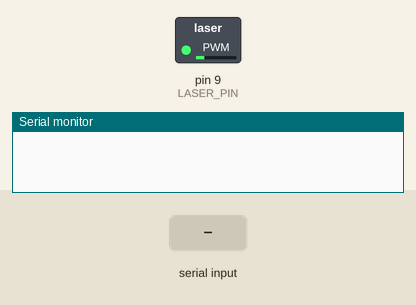
This sketch was run on a simulated Arduino Uno, built with avr-gcc and run on an emulated ATmega328P. Parts: switched loads named in the sketch (green lamp = pin HIGH), the last lines printed to the serial monitor. Inputs (shaded band) come from the test bench.

Above: at 0.3 s.
At 1.2 s:
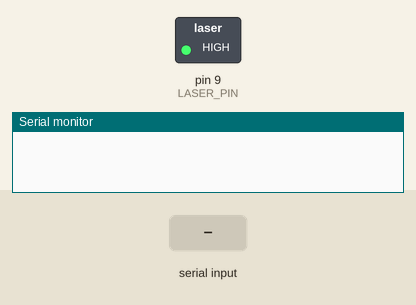
1.3 s: "L:\n" received over Serial
At 4.3 s:
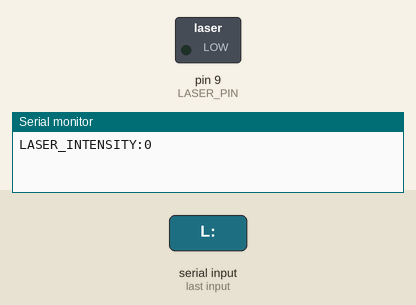
Timing chart, 0 to 10.3 s (numbered marks = the images above; inputs shaded):
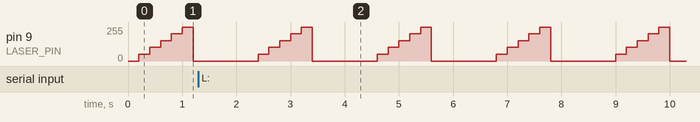

The sketch:

bcn_optical_modulation.ino
```cpp
// GENESIS: OPTICAL MODULATOR
// Purpose: Control Laser Intensity (PWM) for BCN Chip stimulation.
// Connection: Pin 9 -> Laser Module (+), GND -> Laser Module (-)

const int LASER_PIN = 9;

void setup() {
  Serial.begin(115200);
  pinMode(LASER_PIN, OUTPUT);
}

void loop() {
  if (Serial.available()) {
    String cmd = Serial.readStringUntil('\n');

    // Manual Level Control (Example: L:128)
    if (cmd.startsWith("L:")) {
      int level = cmd.substring(2).toInt();
      analogWrite(LASER_PIN, constrain(level, 0, 255));
      Serial.print("LASER_INTENSITY:");
      Serial.println(level);
    }
  }

  // Auto-Pulse Simulation (Data Injection Mode)
  // Low -> Med -> High -> Off
  simulate_photon_injection();
}

void simulate_photon_injection() {
  for(int i=0; i<=255; i+=51) {
    analogWrite(LASER_PIN, i);
    delay(200);
  }
  analogWrite(LASER_PIN, 0);
  delay(1000);
}
```

Measured:
- by itself, pin 9 (LASER_PIN): repeats every 2.2 s: 102/255 0.20 s, 153/255 0.20 s, 204/255 0.20 s, 255/255 0.20 s, 0/255 1.2 s, 51/255 0.20 s
